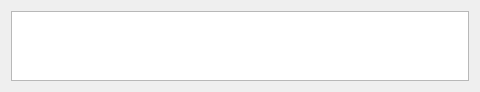
<?xml version="1.0" encoding="UTF-8"?>
<ui version="4.0">
 <class>UpnpControl</class>
 <widget class="QWidget" name="UpnpControl">
  <property name="geometry">
   <rect>
    <x>0</x>
    <y>0</y>
    <width>480</width>
    <height>80</height>
   </rect>
  </property>
  <layout class="QHBoxLayout" name="horizontalLayout_1">
   <item>
    <widget class="QListWidget" name="upnpList">
     <property name="sizePolicy">
      <sizepolicy hsizetype="Expanding" vsizetype="Maximum">
       <horstretch>0</horstretch>
       <verstretch>0</verstretch>
      </sizepolicy>
     </property>
     <property name="font">
      <font>
       <pointsize>13</pointsize>
      </font>
     </property>
     <property name="flow">
      <enum>QListView::LeftToRight</enum>
     </property>
     <property name="horizontalScrollBarPolicy">
      <enum>Qt::ScrollBarAlwaysOff</enum>
     </property>
    </widget>
   </item>
  </layout>
 </widget>
 <resources/>
 <connections/>
</ui>
